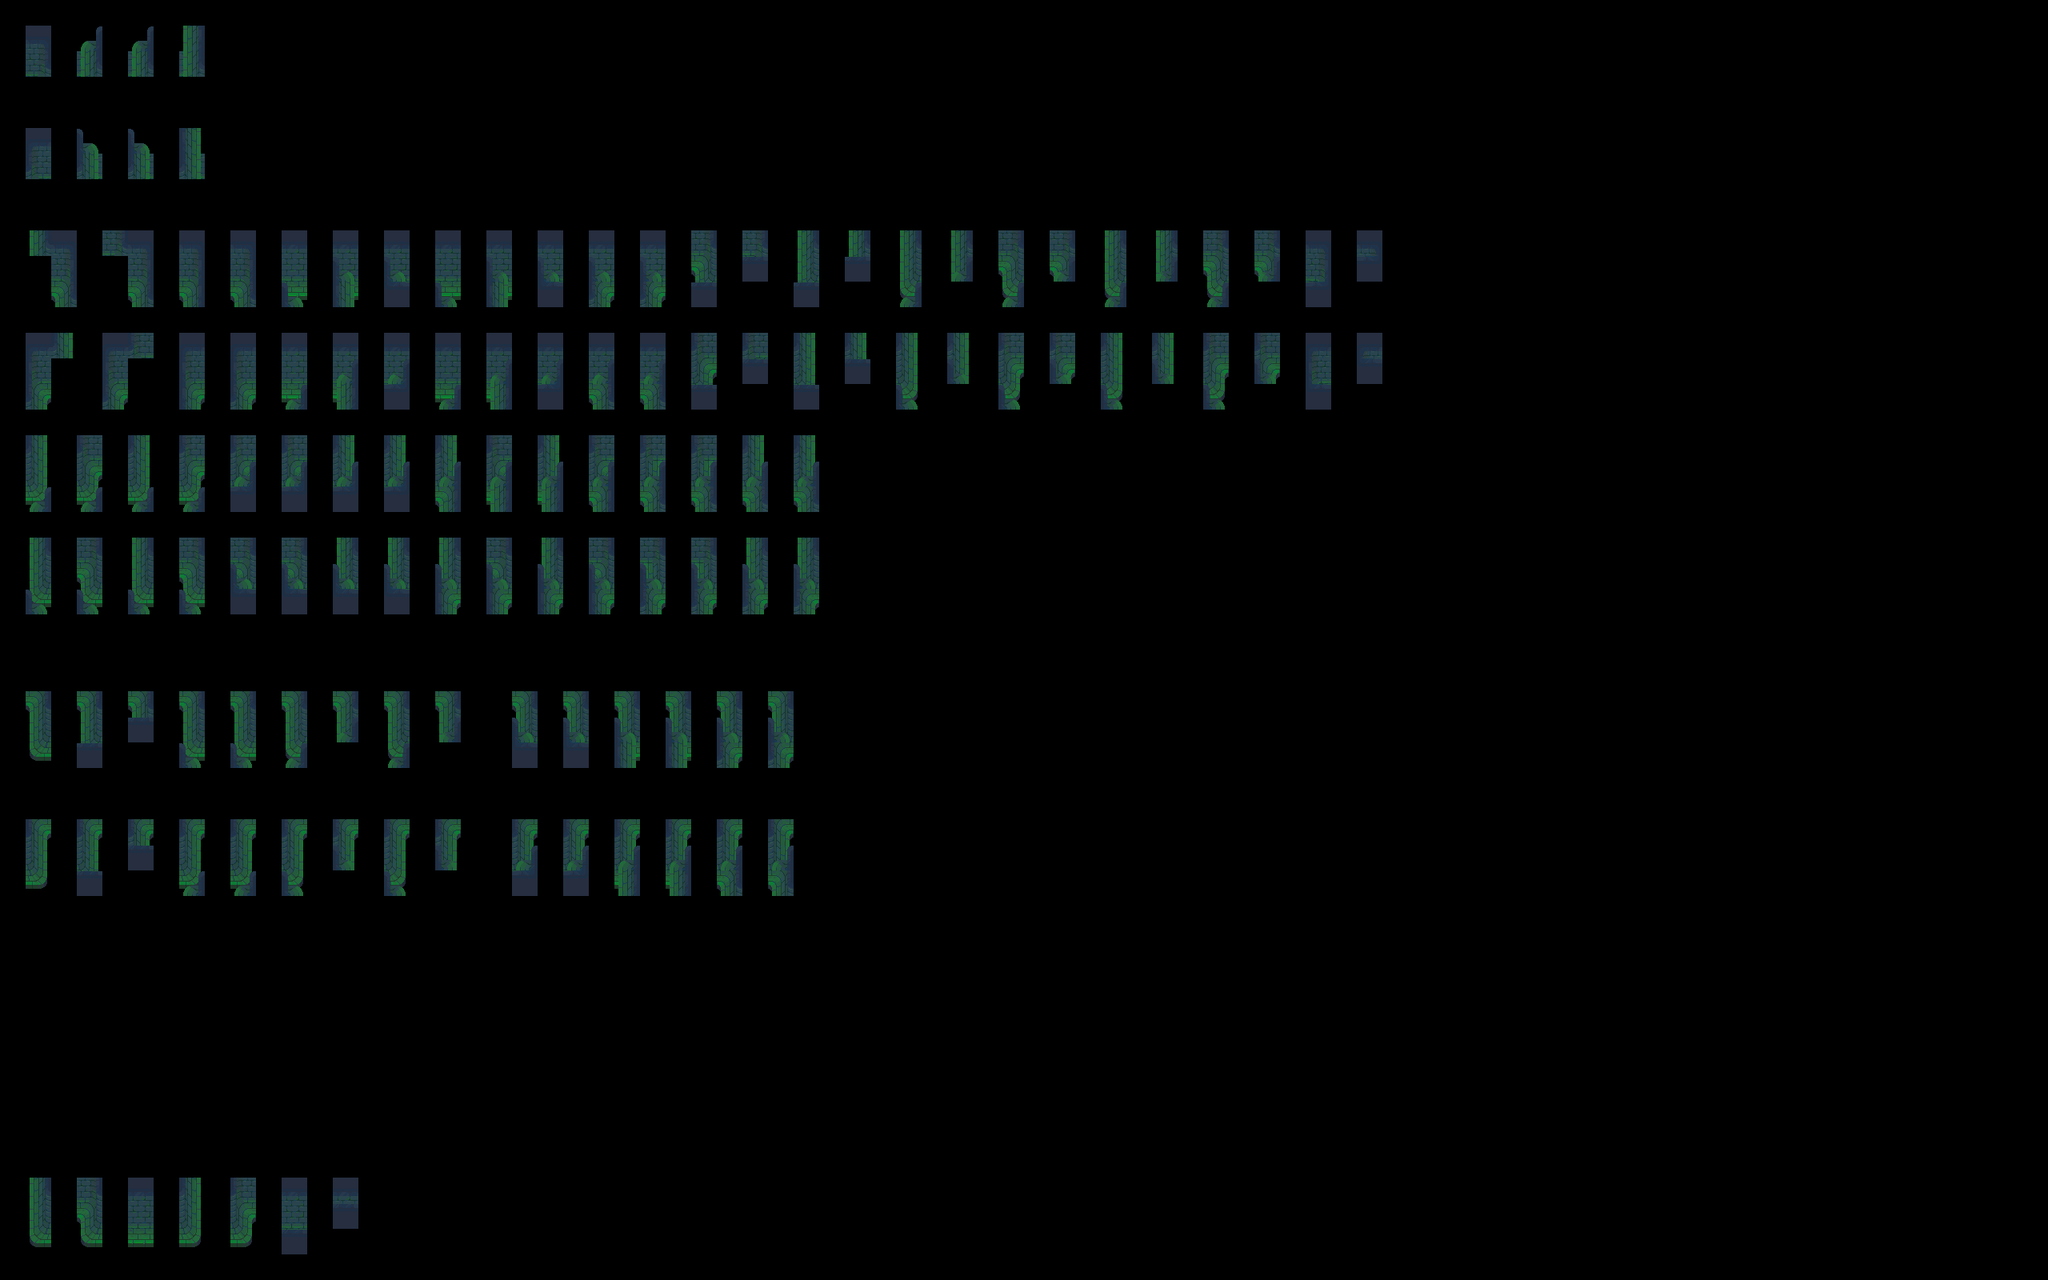

The image is a tile-based game level rendered from a .tmx file. Its description and source (layers, tilesets, objects; grid data summarised) follow:
An orthogonal 80x50 tile map with 32x32 px tiles, 2 tile layers (input_wall-1, output_wall-1), 2 hidden layers not drawn.

<map version="1.5" tiledversion="1.7.2" orientation="orthogonal" renderorder="right-down" width="80" height="50" tilewidth="32" tileheight="32" infinite="0" nextlayerid="5" nextobjectid="1">
 <tileset firstgid="1" source="Sewers-Tileset-wall-1-water.tsx" />
 <layer id="1" name="regions_input" width="80" height="50" visible="0">
  <data>[4000 cells, 354 non-empty, 1 distinct tile ids]</data>
 </layer>
 <layer id="2" name="input_wall-1" width="80" height="50">
  <properties>
   <property name="StrictEmpty" type="bool" value="true" />
  </properties>
  <data>[4000 cells, 313 non-empty, 18 distinct tile ids]</data>
 </layer>
 <layer id="3" name="regions_output" width="80" height="50" visible="0">
  <data>[4000 cells, 229 non-empty, 1 distinct tile ids]</data>
 </layer>
 <layer id="4" name="output_wall-1" width="80" height="50">
  <data>[4000 cells, 229 non-empty, 72 distinct tile ids]</data>
 </layer>
</map>
